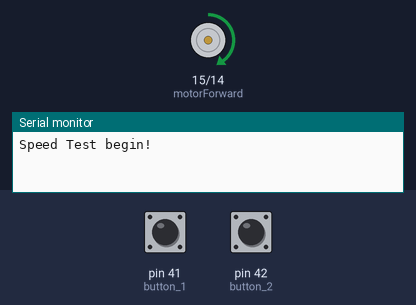
The sketch below on a simulated Arduino Mega 2560, built with avr-gcc and run on an emulated ATmega2560. Parts: motor-driver pin pairs drawn as motors (green arrow = first pin HIGH = forward, orange = second pin HIGH = backward, longer = more drive, scaled by the enable pin), the last lines printed to the serial monitor. The inputs (shaded band) are chosen by the test bench; at power-on: pin 41 (button_1) HIGH, pin 42 (button_2) HIGH.

Above: at 2.2 s.
2.3 s: pin 41 (button_1) pulled LOW for 0.15 s
At 3.0 s:
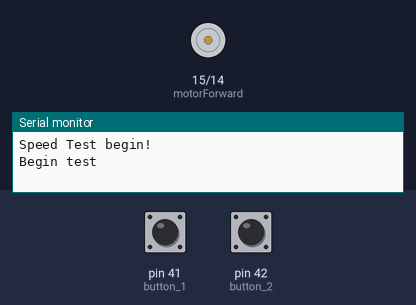
5.4 s: pin 42 (button_2) pulled LOW for 3.2 s
At 18.2 s:
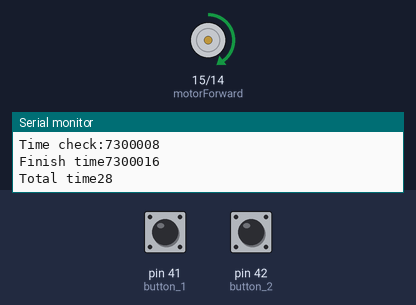
Timing chart, 0 to 18.8 s (numbered marks = the images above; inputs shaded):
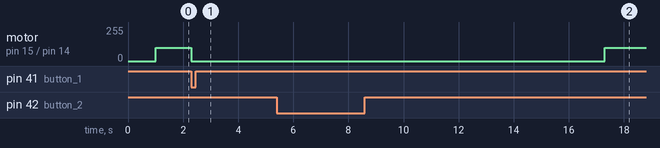

Measured:
- after the input at 2.3 s, motor on pin 15 (motorForward) / pin 14 (motorBackward): forward 100/255 → stopped at once
- after the input at 5.4 s, motor on pin 15 (motorForward) / pin 14 (motorBackward): stopped → forward 100/255 after 11.9 s

The sketch:

speedTest_lilleMotor.ino
```cpp
/////////////////////////////////////////////////////////////////////////
///////////////// Speed test little motor //////////////////////////////
///////////////////////////////////////////////////////////////////////


//motor control directions
uint8_t motorForward = 15;
uint8_t motorBackward = 14;
uint8_t ena = 13;


//buttons
uint8_t button_1 = 41;
uint8_t button_2 = 42;

// micro-time
unsigned long oldTime = 0;
unsigned long newTime = 0;
unsigned long timeCheck = 0;


void setup() {
  Serial.begin(9600);
  delay(1000);

  Serial.println("Speed Test begin!");

  pinMode(motorForward, OUTPUT);
  pinMode(motorBackward, OUTPUT);
  pinMode(ena, OUTPUT);
  pinMode(button_1, INPUT_PULLUP);
  pinMode(button_2, INPUT_PULLUP);
}

void loop() {
  digitalWrite(motorForward, HIGH);  // move motor towards button slowly
  analogWrite(ena, 100);

  if (digitalRead(button_1) == LOW) {  // if the button is pressed, then start the test
    digitalWrite(motorForward, LOW); //stop motor and lock in the position
    Serial.println("Begin test");
    startTest();
  }
}

void startTest() {
  delay(5000);//get ready to go fast
  oldTime = micros(); //record the time
  digitalWrite(motorBackward, HIGH);  // move the motor at full speed
  analogWrite(ena, 255);
  timeCheck = micros();
  while(digitalRead(button_2) == HIGH){ //waiting for button to go high
  }
  newTime = micros();
  digitalWrite(motorBackward, LOW); //shutdown motor
  analogWrite(ena, 0);
  Serial.print("Old Time:"); //print results
  Serial.println(oldTime);
  Serial.print("Time check:");
  Serial.println(timeCheck);
  Serial.print("Finish time");
  Serial.println(newTime);
  Serial.print("Total time");
  Serial.println(newTime-oldTime);

  delay(10000); //delay for a long time (10 sec)
}
```
